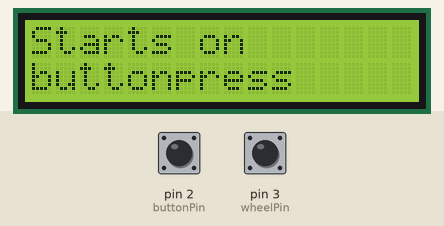
Simulated run of this sketch. Board: Arduino Uno, built with avr-gcc and run on an emulated ATmega328P. Parts: 16×2 character LCD. Inputs (shaded band) come from the test bench; at power-on: pin 2 (buttonPin) HIGH, pin 3 (wheelPin) HIGH.

Above: at 2.2 s.
2.3 s: pin 2 (buttonPin) pulled LOW for 0.15 s
At 3.9 s:
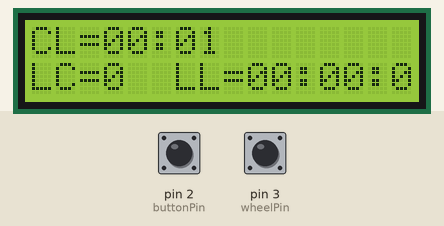
5.4 s: pin 2 (buttonPin) pulled LOW for 1 s
At 6.19 s:
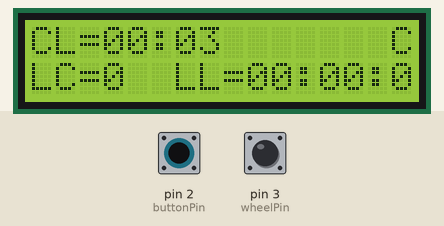
7.9 s: pin 2 (buttonPin) pulled LOW for 0.15 s
At 9.3 s:
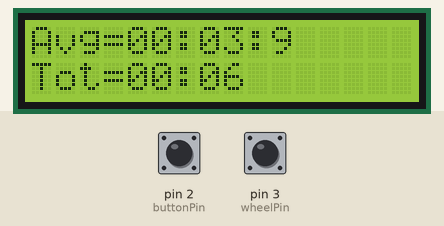
11.0 s: pin 2 (buttonPin) pulled LOW for 3.2 s
At 13.3 s:
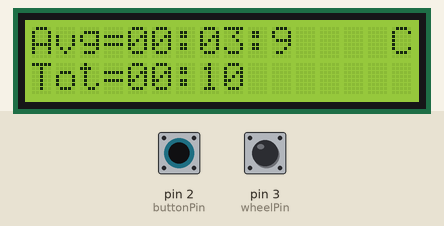
15.7 s: pin 2 (buttonPin) pulled LOW for 0.15 s
At 16.8 s:
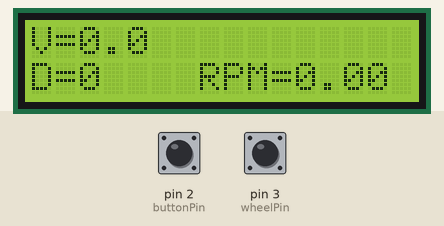
17.5 s: pin 2 (buttonPin) pulled LOW for 1 s
At 17.9 s:
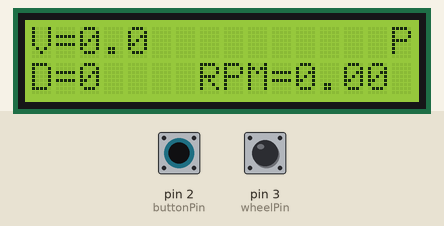
Timing chart, 0 to 20.5 s (numbered marks = the images above; inputs shaded):
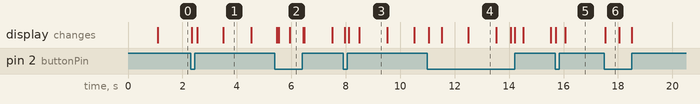

Measured:
- after the input at 2.3 s, the display: first changes at once (image 1 shows a later state)
- after the input at 5.4 s, the display: first changes after 0.06 s (image 2 shows a later state)
- after the input at 7.9 s, the display: first changes after 0.07 s (image 3 shows a later state)
- after the input at 11.0 s, the display: first changes after 0.06 s (image 4 shows a later state)
- after the input at 15.7 s, the display: first changes at once (image 5 shows a later state)
- after the input at 17.5 s, the display: changes at once (image 6)
- what the display in image 1 shows lasts 1.0 s, from 3.5 s to 4.5 s

The sketch:

HMI-22-23-arduino.ino
```cpp
// C++ code
//

#include <Wire.h>
#include <LiquidCrystal_I2C.h>
LiquidCrystal_I2C lcd(0x27, 16, 2);


//#include <LiquidCrystal.h>  (library not required)


/////////// variables /////////////
const byte buttonPin = 2;
bool buttonPressed = LOW;
int screenToDisplay = 0;         // counter for the number of button presses
bool buttonState = HIGH;      // current state of the button
bool lastButtonState = HIGH;  // previous state of the button
int lapCounter = 0;              // counter for number of button holds
uint32_t currentLapTime;
uint32_t totalTime;  // currentLapTime
uint8_t sec;
uint8_t min;
uint32_t buttonPressDownTime;  // currentLapTime of button press (used for comparison with currentLapTime of button release )
bool buttonPressDownTimeStarted = LOW;
uint32_t lastLapTime = 0;      // last laptime
uint32_t totalLapTime = 0;     // Sum of all laptimes excluding current
uint32_t Avg;                  // Average currentLapTime (millis)
uint32_t startCompensationTime;
uint32_t buttonActionIndex = 0;
double diameter = 0.47;                         // (m)
const float wheelc = 3.14159265359 * diameter;  // m
const byte wheelPin = 3;
// uint32_t wheelRotations = 0;
uint32_t magnetRotation = 0;
bool wheelState = LOW;  // current state of the button
bool lastWheelState = LOW;
float velocity;
uint32_t RPT = 0;
float distance = 0;
float RPM = 0;


void (*resetFunc)(void) = 0;  //declare reset function at address 0


void setup()
{
  //Serial.begin(9600); (only required for USB data transfer to computers, redundant in this case)
  lcd.init();
  lcd.clear();
  lcd.backlight();
  pinMode(buttonPin, INPUT_PULLUP);
  pinMode(wheelPin, INPUT);

  attachInterrupt(digitalPinToInterrupt(wheelPin), onWheelHallTrigger, FALLING);
  attachInterrupt(digitalPinToInterrupt(buttonPin), onButtonTrigger, CHANGE);
  screenToDisplay = 0;
  delay(1000);
}


void loop()
{
  currentLapTime = millis() - totalLapTime;  // add totalTime - totlaptime = current laptime
  totalTime = millis();                      //add timer
  Avg = ((totalLapTime - startCompensationTime) / lapCounter);

  if (buttonPressed)
  {
    if (screenToDisplay == 0)
    {
      startCompensationTime = currentLapTime;
      totalLapTime = startCompensationTime; // The total laptime is displaced with the start compensation time
      lcd.clear();
    }

    if (buttonActionIndex == 3)
    {
      resetFunc();  //call reset
    }

    if (buttonActionIndex == 2)
    {
      lapCounter++;
      lastLapTime = currentLapTime;
      currentLapTime = 0;
      totalLapTime = totalLapTime + lastLapTime;
    }

    if (buttonActionIndex == 1)
    {
      // if the current state is LOW then the button
      // went from off to on:
      screenToDisplay++;  // add one to counter
      lcd.clear();
      if (screenToDisplay > 3)  // if counter over 3 reset the counter to 1
      {
        screenToDisplay = 1;
      }
    }

    buttonPressed = LOW;
  }

  if (buttonPressDownTimeStarted)
  {
    if (totalTime - buttonPressDownTime > 10000)
    {
      lcd.setCursor(15, 0);
      lcd.print("R");
    }
    else if (totalTime - buttonPressDownTime > 3000)
    {
      lcd.setCursor(15, 0);
      lcd.print("N");
    }
    else if (totalTime - buttonPressDownTime > 500)
    {
      lcd.setCursor(15, 0);
      lcd.print("C");
    }
    else
    {
      lcd.setCursor(15, 0);
      lcd.print("P");
    }
  }


  /////////// Distance and Velocity
  if (wheelState == HIGH)
  {

    wheelState = LOW;

    if (magnetRotation % 4 == 0)
    {
      velocity = 3.6 * wheelc / ((double) (totalTime - RPT) / 1000); // RPT = rotation previous currentLapTime
      RPM = 1 / ((double) (totalTime - RPT) / 1000 / 60);
      distance += wheelc / 4;

      RPT = totalTime;
    }

    magnetRotation++;
  }


  ///////// Print based on screenToDisplay ///////
  switch (screenToDisplay)  // choose what to display based on screenToDisplay value
  {
      //////////////    case 0: starting screen, looping infinitely   ///////////////////
    case 0:
      lcd.setCursor(0, 0);
      lcd.print("Starts on");
      lcd.setCursor(0, 1);
      lcd.print("buttonpress");
      break;
      //////////////    case 5: currently empty    ///////////////////
      //case 5:
      //lcd.setCursor(0,0); lcd.print("Sensor Page 5");
      //break;
      //////////////    case 4: currently empty    ///////////////////
      //case 4:
      //lcd.setCursor(0,0); lcd.print("Sensor Page 4");
      //break;
      //////////////    case 3: velocity, distance, RPM    ///////////////////
    case 3:
      lcd.setCursor(0, 0);
      lcd.print("V=");
      if (velocity <= 10) { lcd.setCursor(5, 0); lcd.print(" "); }
      lcd.setCursor(2, 0);
      lcd.print(velocity, 1);
      lcd.setCursor(0, 1);
      lcd.print("D= ");
      lcd.setCursor(2, 1);
      lcd.print(distance, 0);
      lcd.setCursor(7, 1);
      lcd.print("RPM=");
      lcd.setCursor(11, 1);
      lcd.print(RPM);


      break;
      /////////
      //////////////    case 2: Avg lap currentLapTime    ///////////////////
      /////////////////// layout /////////////////////
      //////////////Avg=xx:xx:x    B//////////////////   Avg = Average lap currentLapTime
      //////////////                //////////////////   B = Action of button
      ////////////////////////////////////////////////

      /////////////////Case 2, average lap currentLapTime and tot currentLapTime spent on track /////////////////////////
    case 2:
      lcd.setCursor(6, 0);
      lcd.print(":");
      lcd.setCursor(0, 0);
      lcd.print("Avg=");
      lcd.setCursor(9, 0);
      lcd.print(":");


      if (lapCounter > 0) {
        lcd.setCursor(10, 0);
        lcd.print((Avg % 1000) / 100);

        if (Avg / 60000 < 10) {
          lcd.setCursor(4, 0);
          lcd.print(0);
          lcd.setCursor(5, 0);
          lcd.print(Avg / 60000);
        } else {
          lcd.setCursor(4, 0);
          lcd.print(Avg / 60000);
        }

        if ((Avg / 1000) % 60 < 10) {
          lcd.setCursor(7, 0);
          lcd.print(0);
          lcd.setCursor(8, 0);
          lcd.print((Avg / 1000) % 60);
        } else {
          lcd.setCursor(7, 0);
          lcd.print((Avg / 1000) % 60);
        }
      } else {
        lcd.setCursor(4, 0);
        lcd.print(0);
        lcd.setCursor(5, 0);
        lcd.print(0);
        lcd.setCursor(7, 0);
        lcd.print(0);
        lcd.setCursor(8, 0);
        lcd.print(0);
        lcd.setCursor(10, 0);
        lcd.print(0);
      }

      lcd.setCursor(6, 1);
      lcd.print(":");
      lcd.setCursor(0, 1);
      lcd.print("Tot=");
      //lcd.setCursor(9,1); lcd.print(":");


      ////// currentLapTime spent on track/since first button press //////

      if (lapCounter >= 0) {
        //lcd.setCursor(10,1); lcd.print(((totalTime-startCompensationTime)%1000)/100);

        if ((totalTime - startCompensationTime) / 60000 < 10) {
          lcd.setCursor(4, 1);
          lcd.print(0);
          lcd.setCursor(5, 1);
          lcd.print((totalTime - startCompensationTime) / 60000);
        } else {
          lcd.setCursor(4, 1);
          lcd.print((totalTime - startCompensationTime) / 60000);
        }

        if (((totalTime - startCompensationTime) / 1000) % 60 < 10) {
          lcd.setCursor(7, 1);
          lcd.print(0);
          lcd.setCursor(8, 1);
          lcd.print(((totalTime - startCompensationTime) / 1000) % 60);
        } else {
          lcd.setCursor(7, 1);
          lcd.print(((totalTime - startCompensationTime) / 1000) % 60);
        }
      } else {
        lcd.setCursor(4, 1);
        lcd.print(0);
        lcd.setCursor(5, 1);
        lcd.print(0);
        lcd.setCursor(7, 1);
        lcd.print(0);
        lcd.setCursor(8, 1);
        lcd.print(0);
        //lcd.setCursor(10,1); lcd.print(0);
      }

      break;
      //////////

      //////////////    case 1, Current Lap currentLapTime, Laps completed, Last Lap currentLapTime    ///////////////////
      //////////////    note that min > 99 breaks display visualization //////////////
      ////////////////////////////////////////////////
      //////////////CL=xx:xx:x     B//////////////////   CL = Current Lap currentLapTime
      //////////////LC=x  LL=xx:xx:x//////////////////   LC = Laps Completed, LL = Last Lap currentLapTime
      ////////////////////////////////////////////////   B = Action of button

      ////////////////////Case 1//////////////////////
    case 1:
      sec = (currentLapTime / 1000) % 60;
      min = (currentLapTime / 60000);
      lcd.setCursor(11, 1);
      lcd.print(":");  //
      lcd.setCursor(0, 0);
      lcd.print("CL=");
      lcd.setCursor(5, 0);
      lcd.print(":");
      lcd.setCursor(3, 1);
      lcd.print(lapCounter);
      lcd.setCursor(0, 1);
      lcd.print("LC=");
      lcd.setCursor(6, 1);
      lcd.print("LL=");
      //lcd.setCursor(8,0); lcd.print(":");
      lcd.setCursor(14, 1);
      lcd.print(":");


      ///////////display last lap minutes correctly///////////////

      if (lastLapTime / 60000 < 10) {
        lcd.setCursor(9, 1);
        lcd.print(0);
        lcd.setCursor(10, 1);
        lcd.print(lastLapTime / 60000);
      } else {
        lcd.setCursor(9, 1);
        lcd.print(lastLapTime / 60000);
      }

      ///////////display last lap seconds correctly//////////
      if ((lastLapTime / 1000) % 60 < 10) {
        lcd.setCursor(12, 1);
        lcd.print(0);
        lcd.setCursor(13, 1);
        lcd.print((lastLapTime / 1000) % 60);
      } else {
        lcd.setCursor(12, 1);
        lcd.print((lastLapTime / 1000) % 60);
      }

      ////////////display last lap milliseconds correctly //////////////

      lcd.setCursor(15, 1);
      lcd.print((lastLapTime % 1000 / 100));


      ///////////  Current lap minute calculation and display    /////////////////////
      if (min < 10) {
        lcd.setCursor(3, 0);
        lcd.print(0);
        lcd.setCursor(4, 0);
        lcd.print(min);
      } else {
        lcd.setCursor(3, 0);
        lcd.print(min);
      }
      ///////////  Current lap seconds calculation and display  /////////////////////
      if (sec < 10) {
        lcd.setCursor(6, 0);
        lcd.print(0);
        lcd.setCursor(7, 0);
        lcd.print(sec);
      } else {
        lcd.setCursor(6, 0);
        lcd.print(sec);
      }

      /////////// display current lap miliseconds correctly ///////////////

      //lcd.setCursor(9,0); lcd.print((currentLapTime%1000/100));

      break;
  }
}

//*/

void onButtonTrigger()
{
  if(digitalRead(buttonPin))
  {
    buttonPressed = HIGH;
    if (totalTime - buttonPressDownTime > 10000) buttonActionIndex = 3;
    else if (totalTime - buttonPressDownTime > 3000) { buttonActionIndex = 0; lcd.setCursor(15, 0); lcd.print(" "); }
    else if (totalTime - buttonPressDownTime > 500) { buttonActionIndex = 2; lcd.setCursor(15, 0); lcd.print(" "); }
    else buttonActionIndex = 1;

    buttonPressDownTimeStarted = LOW;
  }
  else
  {
    buttonPressDownTime = totalTime;
    buttonPressDownTimeStarted = HIGH;
  }
}

void onWheelHallTrigger()
{
  wheelState = HIGH;
}
```

HMI-22-23-arduino-rewrite.ino
```cpp
/*

#define LOW 0x0
#define HIGH 0x1


#include <Wire.h>
#include <LiquidCrystal_I2C.h>
LiquidCrystal_I2C lcd(0x27,16,2);

// Button controll variables
const byte buttonPin = 2;           // Input pin for external button
int currentScreenMode = 0;          // Current screen mode is used to track which screen to be displayed.
boolean buttonState = HIGH;         // Current state of the button
boolean lastButtonState = HIGH;     // Previous state of the button

// Time controll variables
uint32_t lapCount = 0;
uint32_t currentLapTime;            //
uint32_t totalTime;                 //
int buttonPressdownTime;       // Time returned from millis() when button press was initiated
uint32_t lastLapTime;               //
uint32_t completedLapTimeSum;       // Sum of all completed lap times
uint32_t averageLapTime;            //
uint32_t startCompensationTime;     // Time before the first button press when the program starts (To allow user to delay the start of the race)
uint32_t pressTimeIndex = 0;        // Index for action to be taken by the button press.

// Physical constants and wheel control
uint32_t wheelDiameter = 0.47;      // (m)
double Pi = 3.141592653589793;
const double  wheelCircumference = Pi * wheelDiameter ;   // m
const byte wheelPin = 3;

uint32_t wheelHallTriggers = 0;     // Number of times the Hall sensor passes a magnet. 4 magnets per revolution
boolean wheelState = LOW;           // current state of the button
boolean lastWheelState = LOW;
float velocity;
uint32_t lastHallTime = 0;          // Last time the hall sensor passed a magnet
float distance = 0;
float ERPM = 0;                     // Engine revolutions per minute


// Declare reset function at address 0, used to reset the arduino through software
void(* resetFunc) (void) = 0;

// Correctly formats and prints time starting at specified x and y positions
// precision 1 gives minutes, 2 also gives seconds, and 3 also gives tenths and hundreds
void lcdTimePrint(uint32_t inp_time, int xpos,int ypos, int precision)
{

  // Minutes
  if (precision > 0)
  {
    if (inp_time/60000 < 10)
    {
    lcd.setCursor(xpos,ypos); lcd.print(0);
    lcd.setCursor(xpos+1,ypos); lcd.print(inp_time/60000);
    }
    else
    {
    lcd.setCursor(xpos,ypos); lcd.print(inp_time/60000);
    }
  }

  // Seconds
  if (precision > 1)
  {
    lcd.setCursor(xpos+2,ypos); lcd.print(":");

    if ((inp_time/1000)%60 < 10)
    {
    lcd.setCursor(xpos+3,ypos); lcd.print(0);
    lcd.setCursor(xpos+4,ypos); lcd.print((inp_time/1000)%60);
    }
    else
    {
    lcd.setCursor(xpos+3,0); lcd.print((inp_time/1000)%60);
    }
  }

  // Tenths and hundreds
  if (precision > 2)
  {
    lcd.setCursor(xpos+5,ypos); lcd.print(":");

    if ((inp_time%1000)/10 < 10)
    {
    lcd.setCursor(xpos+6,ypos); lcd.print(0);
    lcd.setCursor(xpos+7,ypos); lcd.print((inp_time%1000)/10);
    }
    else
    {
    lcd.setCursor(xpos+6,0); lcd.print((inp_time%1000)/10);
    }
  }

}


void setup()
{

  Serial.begin(115200);

  // LCD initialization
  lcd.init();
  lcd.clear();
  lcd.backlight();

  pinMode(buttonPin, INPUT_PULLUP);
  pinMode(wheelPin, INPUT);
}

void loop()
{


  // Waiting for initial interaction from user
  while(startCompensationTime == 0)
  {
    lcd.setCursor(0,0); lcd.print("Press to Start");
    if (digitalRead(buttonPin) == LOW)
    {
      startCompensationTime = millis();
      completedLapTimeSum = 0;
      lcd.clear();
    }
  }

  // Update systems total operation runtime and evaluate a new laptime
  totalTime = millis() - startCompensationTime;
  currentLapTime = totalTime - completedLapTimeSum;

  if (lapCount != 0) { averageLapTime = ((completedLapTimeSum)/lapCount); }


  //-------------------------- Should be moved to the lcd updating ----------------------/
  lcd.setCursor(15,0);
  lcd.print(pressTimeIndex);
  //-------------------------------------------------------------------------------------/


  buttonState = digitalRead(buttonPin);

  if(buttonState != lastButtonState)
  {
    if (buttonState == LOW)
    {
      buttonPressdownTime = millis() - startCompensationTime;
    }

    else
    {

      if (pressTimeIndex == 0)
      {
        currentScreenMode++;          // Switch to next screen layout
        lcd.clear();
        if (currentScreenMode > 5) { currentScreenMode = 1; }   // If currentScreenMode exceeds the number of screen layouts, reset it back to first layout
      }
      else if (pressTimeIndex == 1)
      {
        lapCount++;
        completedLapTimeSum += currentLapTime;
        lastLapTime = currentLapTime;
        currentLapTime = 0;
      }
      else if (pressTimeIndex == 3) resetFunc();

      buttonPressdownTime = 0;
      pressTimeIndex = 0;
    }

    lastButtonState = buttonState;
  }
  else if(buttonState == LOW) calculatePressTimeIndex();


  lcdPrinter();
}


/// Calculates the pressTimeIndex value to descide action. Overwrites pressTimeIndex to largest compliant value
void calculatePressTimeIndex()
{
  if ((totalTime - buttonPressdownTime) < 500) { pressTimeIndex = 0; }    // Changes screen mode to the next mode.
  if ((totalTime - buttonPressdownTime) > 500) { pressTimeIndex = 1; }    // Registers a lap and starts a new one.
  if ((totalTime - buttonPressdownTime) > 3000)  { pressTimeIndex = 2; }    // Does nothing (intended for user error in operation)
  if ((totalTime - buttonPressdownTime) > 10000) { pressTimeIndex = 3; }    // Performs a software reset of the arduino
}

void lcdPrinter()
{
  switch (currentScreenMode) // choose what to display based on buttonPushCounter value
  {

    case 1:

      lcd.setCursor(0,0); lcd.print("CLT");
      lcdTimePrint(currentLapTime, 4, 0, 2);

      lcd.setCursor(0,1); lcd.print("Laps");
      lcd.setCursor(5,1); lcd.print(lapCount);
      break;

    case 2:
      lcd.setCursor(0,0); lcd.print("Avg");
      lcdTimePrint(averageLapTime, 4, 0, 3);
      lcd.setCursor(0,1); lcd.print("LLT");
      lcdTimePrint(lastLapTime, 4, 1, 3);

      break;

    case 3:
      break;

    case 4:
      break;

    case 5:
      break;
  }
}


*/
```
